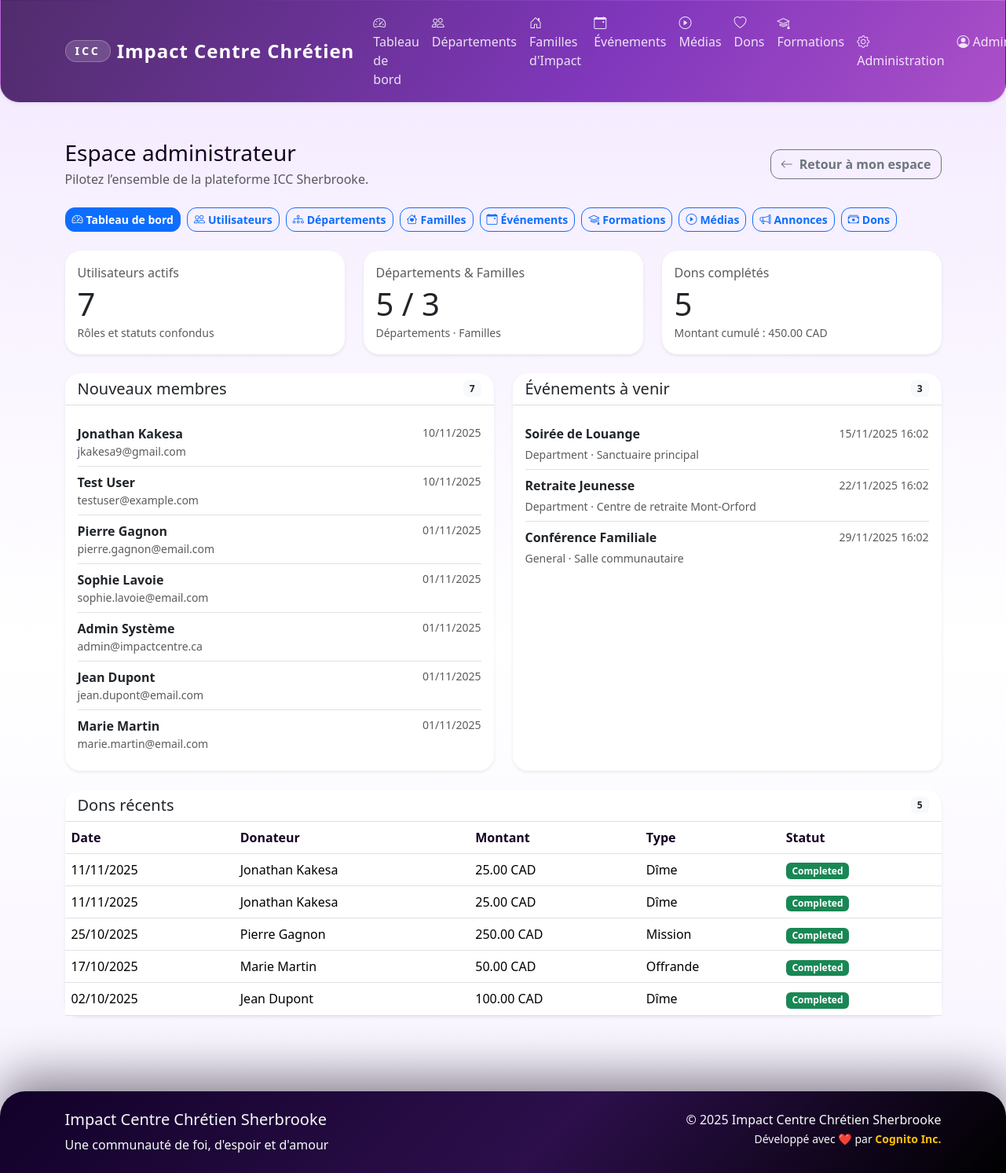
Page /admin/ (signed in) on the earlier database version.
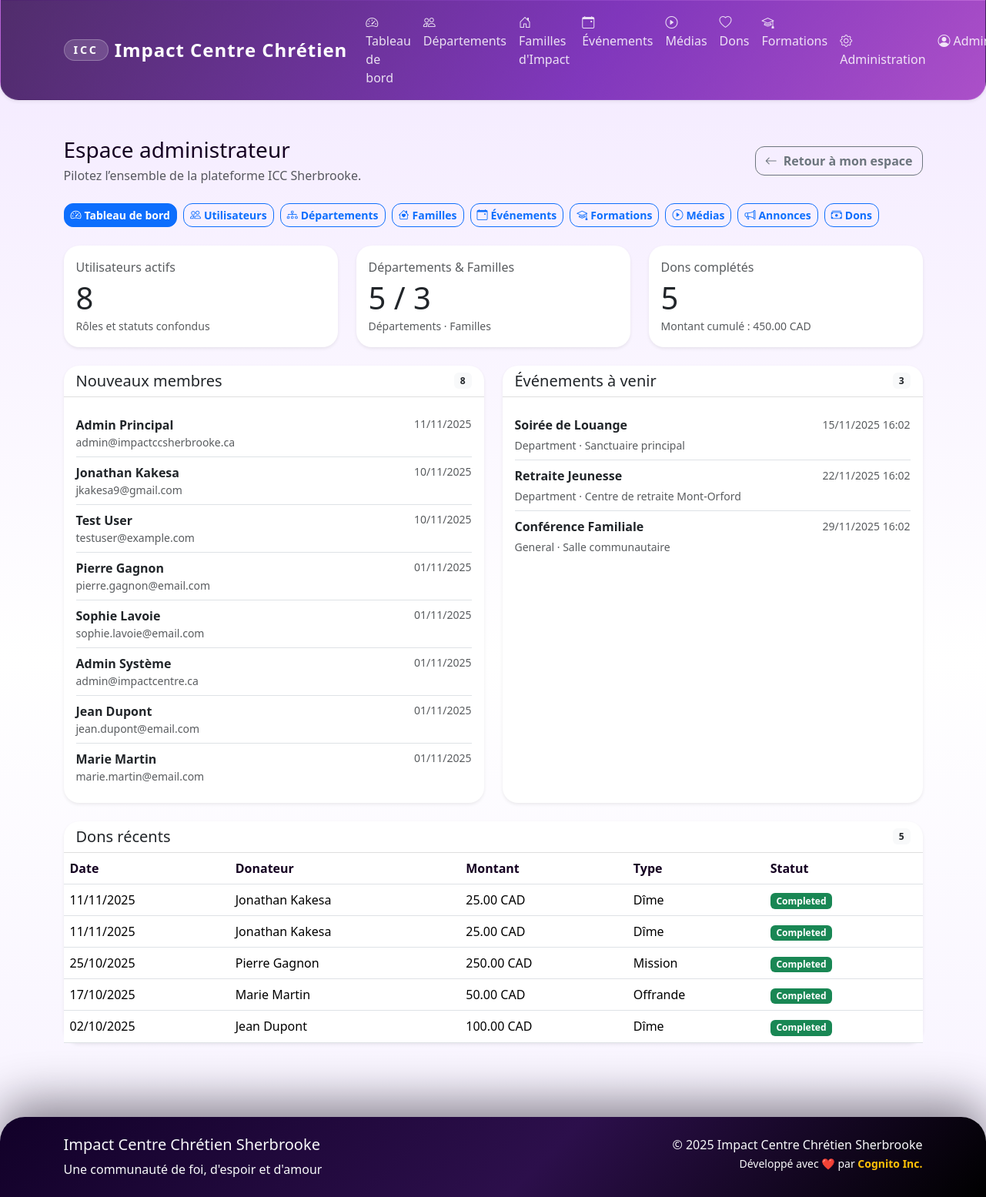
Same page on the later database version.
### app/models/user.py (models this page shows, shortened)
class User(UserMixin, db.Model):
    __tablename__ = 'users'
    id = db.Column(db.Integer, primary_key=True)
    email = db.Column(db.String(120), unique=True, nullable=False, index=True)
    password_hash = db.Column(db.String(255), nullable=False)
    first_name = db.Column(db.String(50), nullable=False)
    last_name = db.Column(db.String(50), nullable=False)
    phone = db.Column(db.String(20))
    address = db.Column(db.Text)
    birth_date = db.Column(db.Date)
    gender = db.Column(db.String(10))  # 'M', 'F', 'Autre'
    marital_status = db.Column(db.String(20))  # 'Célibataire', 'Marié(e)', 'Divorcé(e)', 'Veuf/Veuve'
    membership_status = db.Column(db.String(20), default='Nouveau')  # 'Nouveau', 'En formation', 'Baptisé', 'Membre officiel'
    church_role = db.Column(db.String(100))  # 'Choriste', 'Intercesseur', etc.
    role = db.Column(db.String(20), default='Membre')  # 'Admin', 'Responsable Département', 'Responsable Famille', 'Membre'
    is_active = db.Column(db.Boolean, default=True)
    created_at = db.Column(db.DateTime, default=datetime.utcnow)
    updated_at = db.Column(db.DateTime, default=datetime.utcnow, onupdate=datetime.utcnow)
    department_memberships = db.relationship('DepartmentMember', back_populates='user', cascade='all, delete-orphan')
    family_memberships = db.relationship('FamilyMember', back_populates='user', cascade='all, delete-orphan')
    event_participations = db.relationship('EventParticipant', back_populates='user', cascade='all, delete-orphan')
    donations = db.relationship('Donation', back_populates='user', cascade='all, delete-orphan')
    @property
    def full_name(self):
        return f"{self.first_name} {self.last_name}"
    def is_admin(self):
        return self.role == 'Admin'

### app/models/event.py (models this page shows, shortened)
class Event(db.Model):
    __tablename__ = 'events'
    id = db.Column(db.Integer, primary_key=True)
    title = db.Column(db.String(200), nullable=False)
    description = db.Column(db.Text)
    start_date = db.Column(db.DateTime, nullable=False)
    end_date = db.Column(db.DateTime)
    location = db.Column(db.String(200))
    address = db.Column(db.Text)
    event_type = db.Column(db.String(50), default='General')  # 'General', 'Department', 'Family'
    target_department_id = db.Column(db.Integer, db.ForeignKey('departments.id'))
    target_family_id = db.Column(db.Integer, db.ForeignKey('families_impact.id'))
    max_participants = db.Column(db.Integer)
    registration_required = db.Column(db.Boolean, default=False)
    registration_deadline = db.Column(db.DateTime)
    organizer_id = db.Column(db.Integer, db.ForeignKey('users.id'))
    is_active = db.Column(db.Boolean, default=True)
    is_cancelled = db.Column(db.Boolean, default=False)
    created_at = db.Column(db.DateTime, default=datetime.utcnow)
    updated_at = db.Column(db.DateTime, default=datetime.utcnow, onupdate=datetime.utcnow)
    organizer = db.relationship('User', backref='organized_events')
    target_department = db.relationship('Department', backref='events')
    target_family = db.relationship('FamilyImpact', backref='events')
    participants = db.relationship('EventParticipant', back_populates='event', cascade='all, delete-orphan')

### app/models/donation.py (models this page shows, shortened)
class Donation(db.Model):
    __tablename__ = 'donations'
    id = db.Column(db.Integer, primary_key=True)
    user_id = db.Column(db.Integer, db.ForeignKey('users.id'), nullable=False)
    amount = db.Column(Numeric(10, 2), nullable=False)
    currency = db.Column(db.String(3), default='CAD')
    donation_type = db.Column(db.String(50), default='Dîme')  # 'Dîme', 'Offrande', 'Mission', 'Construction', 'Autre'
    purpose = db.Column(db.String(200))  # Description spécifique du don
    payment_method = db.Column(db.String(50))  # 'Stripe', 'PayPal', 'Cash', 'Check'
    payment_id = db.Column(db.String(100))  # ID de transaction externe
    payment_status = db.Column(db.String(20), default='Pending')  # 'Pending', 'Completed', 'Failed', 'Refunded'
    receipt_number = db.Column(db.String(50), unique=True)
    is_tax_deductible = db.Column(db.Boolean, default=True)
    receipt_sent = db.Column(db.Boolean, default=False)
    receipt_sent_at = db.Column(db.DateTime)
    donation_date = db.Column(db.DateTime, default=datetime.utcnow)
    processed_at = db.Column(db.DateTime)
    notes = db.Column(db.Text)
    is_anonymous = db.Column(db.Boolean, default=False)
    created_at = db.Column(db.DateTime, default=datetime.utcnow)
    updated_at = db.Column(db.DateTime, default=datetime.utcnow, onupdate=datetime.utcnow)
    user = db.relationship('User', back_populates='donations')
    @property
    def formatted_amount(self):
        return f"{self.amount:.2f} {self.currency}"

### app/routes/admin.py (the view)
@admin_bp.route('/')
@login_required
@admin_required
def dashboard():
    stats = {
        'total_users': User.query.filter_by(is_active=True).count(),
        'total_departments': Department.query.filter_by(is_active=True).count(),
        'total_families': FamilyImpact.query.filter_by(is_active=True).count(),
        'total_events': Event.query.filter_by(is_active=True).count(),
        'total_donations': Donation.query.filter_by(payment_status='Completed').count(),
        'total_amount_donated': db.session.query(db.func.sum(Donation.amount)).filter_by(
            payment_status='Completed'
        ).scalar() or 0
    }
    from datetime import datetime, timedelta
    thirty_days_ago = datetime.utcnow() - timedelta(days=30)
    new_members = User.query.filter(
        User.created_at >= thirty_days_ago,
        User.is_active == True
    ).order_by(db.desc(User.created_at)).limit(10).all()
    upcoming_events = Event.query.filter(
        Event.start_date >= datetime.utcnow(),
        Event.is_active == True
    ).order_by(Event.start_date).limit(5).all()
    recent_donations = Donation.query.filter_by(
        payment_status='Completed'
    ).order_by(db.desc(Donation.donation_date)).limit(10).all()
    return render_template('admin/dashboard.html',
                         stats=stats,
                         new_members=new_members,
                         upcoming_events=upcoming_events,
                         recent_donations=recent_donations)

### app/routes/admin.py (called while the page is built)
def admin_required(f):
    @wraps(f)
    def decorated_function(*args, **kwargs):
        if not current_user.is_admin():
            flash('Accès refusé. Droits d\'administrateur requis.', 'error')
            return redirect(url_for('main.dashboard'))
        return f(*args, **kwargs)
    return decorated_function

### app/templates/admin/dashboard.html (shortened to what the changed rows need)
{% extends "admin/layout.html" %}
{% block admin_body %}
<div class="row g-4 mb-4">
    <div class="col-md-4">
        <div class="card border-0 shadow-sm h-100">
            <div class="card-body">
                <p class="text-muted mb-1">Utilisateurs actifs</p>
                <h2 class="display-6 mb-0">{{ stats.total_users }}</h2>
                <small class="text-muted">Rôles et statuts confondus</small>
            </div>
        </div>
    </div>
    <div class="col-md-4">
        <div class="card border-0 shadow-sm h-100">
            <div class="card-body">
                <h2 class="display-6 mb-0">{{ stats.total_departments }} / {{ stats.total_families }}</h2>
            </div>
        </div>
    </div>
    <div class="col-md-4">
        <div class="card border-0 shadow-sm h-100">
            <div class="card-body">
                <h2 class="display-6 mb-0">{{ stats.total_donations }}</h2>
            </div>
        </div>
    </div>
</div>
<div class="row g-4">
    <div class="col-lg-6">
        <div class="card border-0 shadow-sm h-100">
            <div class="card-header bg-transparent d-flex justify-content-between align-items-center">
                <h5 class="mb-0">Nouveaux membres</h5>
                <span class="badge bg-light text-dark">{{ new_members|length }}</span>
            </div>
            <div class="card-body">
                {% if new_members %}
                <div class="list-group list-group-flush">
                    {% for member in new_members %}
                    <div class="list-group-item px-0 d-flex justify-content-between">
                        <div>
                            <strong>{{ member.full_name }}</strong>
                            <div class="text-muted small">{{ member.email }}</div>
                        </div>
                        <small class="text-muted">{{ member.created_at.strftime('%d/%m/%Y') }}</small>
                    </div>
                    {% endfor %}
                </div>
                {% else %}
                <p class="text-muted mb-0">Aucun nouveau membre sur les 30 derniers jours.</p>
                {% endif %}
            </div>
        </div>
    </div>
    <div class="col-lg-6">
        <div class="card border-0 shadow-sm h-100">
            <div class="card-body">
                {% if upcoming_events %}
                <div class="list-group list-group-flush">
                    {% for event in upcoming_events %}
                    <div class="list-group-item px-0">
                        <div class="d-flex justify-content-between align-items-center mb-1">
                            <strong>{{ event.title }}</strong>
                            <small class="text-muted">{{ event.start_date.strftime('%d/%m/%Y %H:%M') }}</small>
                        </div>
                        <div class="text-muted small">
                            {{ event.event_type }}{% if event.location %} · {{ event.location }}{% endif %}
                        </div>
                    </div>
                    {% endfor %}
                </div>
                {% else %}
                <p class="text-muted mb-0">Aucun événement planifié.</p>
                {% endif %}
            </div>
        </div>
    </div>
</div>
<div class="card border-0 shadow-sm mt-4">
    <div class="table-responsive">
        <table class="table align-middle mb-0">
            <thead>
                <tr>
                    <th>Date</th>
                    <th>Donateur</th>
                    <th>Montant</th>
                    <th>Type</th>
                    <th>Statut</th>
                </tr>
            </thead>
            <tbody>
                {% for donation in recent_donations %}
                <tr>
                    <td>{{ donation.donation_date.strftime('%d/%m/%Y') if donation.donation_date else '-' }}</td>
                    <td>{{ donation.user.full_name if donation.user else '—' }}</td>
                    <td>{{ donation.formatted_amount }}</td>
                    <td>{{ donation.donation_type }}</td>
                    <td>
                        <span class="badge {{ 'bg-success' if donation.payment_status == 'Completed' else 'bg-secondary' }}">
                            {{ donation.payment_status }}
                        </span>
                    </td>
                </tr>
                {% else %}
                <tr>
                    <td colspan="5" class="text-center text-muted">Aucun don enregistré.</td>
                </tr>
                {% endfor %}
            </tbody>
        </table>
    </div>
</div>
{% endblock %}

### app/templates/base.html (shortened to what the changed rows need)
<!DOCTYPE html>
<html lang="fr">
<head>
    <link href="https://cdn.jsdelivr.net/npm/bootstrap@5.3.2/dist/css/bootstrap.min.css" rel="stylesheet">
    <link href="https://cdn.jsdelivr.net/npm/bootstrap-icons@1.11.1/font/bootstrap-icons.css" rel="stylesheet">
    <link href="https://unpkg.com/aos@2.3.1/dist/aos.css" rel="stylesheet">
    <link href="{{ url_for('static', filename='css/style.css') }}" rel="stylesheet">
</head>
<body>
    <nav class="navbar navbar-expand-lg navbar-dark icc-navbar shadow-sm">
        <div class="container">
            <div class="collapse navbar-collapse" id="navbarNav">
                <ul class="navbar-nav">
                    {% if current_user.is_authenticated %}
                        {% if current_user.is_admin() %}
                            <li class="nav-item">
                                <a class="nav-link" href="{{ url_for('admin.dashboard') }}">
                                    <i class="bi bi-gear me-1"></i>Administration
                                </a>
                            </li>
                        {% endif %}
                        <li class="nav-item dropdown">
                            <a class="nav-link dropdown-toggle" href="#" role="button" data-bs-toggle="dropdown">
                                <i class="bi bi-person-circle me-1"></i>{{ current_user.first_name }}
                            </a>
                        </li>
                    {% endif %}
                </ul>
            </div>
        </div>
    </nav>
    <main class="container-fluid py-4">
        {% block content %}{% endblock %}
    </main>
</body>
</html>

Differences in the rows shown:
added User: full_name "Admin Principal", email "admin@impactccsherbrooke.ca", created_at "11/11/2025"
Other differences:
{{ stats.total_users }}: "7" → "8"
{{ new_members|length }}: "7" → "8"
